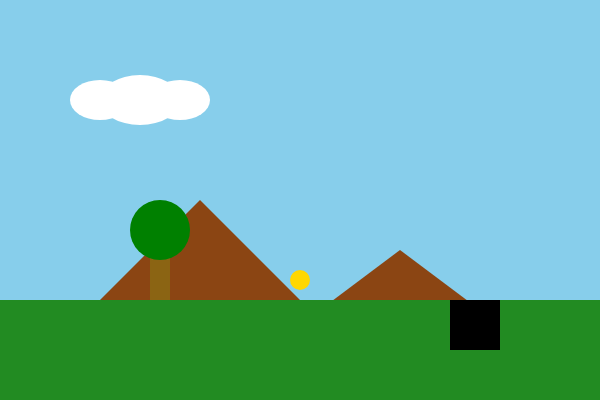
Frame 1 (no input)
Frame 60 (no input): identical to frame 1, image omitted
Frame 120 (the mouse pressed at the canvas centre since frame 60): identical to frame 1, image omitted

The p5.js sketch that drew this single still picture (run headless with seeded random() and noise() and a simulated clock; from frame 60 on, the mouse is pressed at the canvas centre):

// p5.js sketch
// ── sketch.js
function setup() {
  createCanvas(600, 400);
}

function draw() {
  background(135, 206, 235); // Голубое небо
  
  // Горы
  fill(139, 69, 19); // Коричневый цвет
  noStroke();
  triangle(0, 400, 200, 200, 400, 400);
  triangle(200, 400, 400, 250, 600, 400);
  
  // Земля
  fill(34, 139, 34); // Зеленый цвет
  rect(0, 300, 600, 100);
  
  // Яма
  fill(0); // Черный цвет
  rect(450, 300, 50, 50);
  
  // Дерево
  fill(139, 100, 19); // Коричневый ствол
  rect(150, 250, 20, 50);
  fill(0, 128, 0); // Зеленая крона
  ellipse(160, 230, 60, 60);
  
  // Монетка
  fill(255, 215, 0); // Золотой цвет
  ellipse(300, 280, 20, 20);
  
  // Облако
  fill(255);
  noStroke();
  ellipse(100, 100, 60, 40);
  ellipse(140, 100, 80, 50);
  ellipse(180, 100, 60, 40);
}
